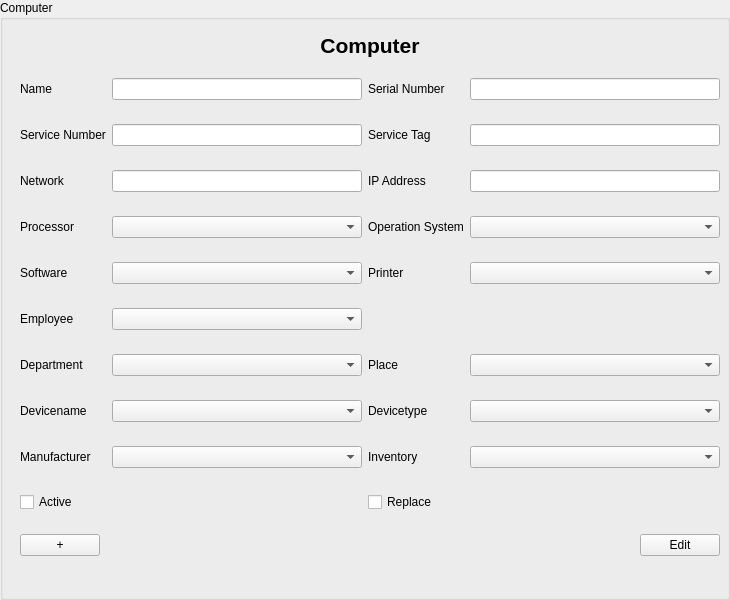
<?xml version="1.0" encoding="UTF-8"?>
<ui version="4.0">
 <class>ComputerInputArea</class>
 <widget class="QGroupBox" name="ComputerInputArea">
  <property name="geometry">
   <rect>
    <x>0</x>
    <y>0</y>
    <width>730</width>
    <height>600</height>
   </rect>
  </property>
  <property name="windowTitle">
   <string>GroupBox</string>
  </property>
  <property name="accessibleName">
   <string>ComputerInputDialog</string>
  </property>
  <property name="title">
   <string>Computer</string>
  </property>
  <widget class="QWidget" name="formLayoutWidget" native="true">
   <property name="geometry">
    <rect>
     <x>10</x>
     <y>30</y>
     <width>730</width>
     <height>600</height>
    </rect>
   </property>
   <widget class="QWidget" name="gridLayoutWidget">
    <property name="geometry">
     <rect>
      <x>10</x>
      <y>0</y>
      <width>700</width>
      <height>30</height>
     </rect>
    </property>
       <layout class="QVBoxLayout" name="verticalLayout">
     <item>
      <widget class="QLabel" name="label_Header">
       <property name="font">
        <font>
         <pointsize>16</pointsize>
         <weight>75</weight>
         <bold>true</bold>
        </font>
       </property>
       <property name="text">
        <string>Computer</string>
       </property>
       <property name="alignment">
        <set>Qt::AlignCenter</set>
       </property>
      </widget>
     </item>
    </layout>
   </widget>
   <widget class="QWidget" name="verticalLayoutWidget_Buttons">
    <property name="geometry">
     <rect>
      <x>10</x>
      <y>500</y>
      <width>700</width>
      <height>30</height>
     </rect>
    </property>
    <layout class="QHBoxLayout" name="horizontalLayout">
     <item>
      <widget class="QPushButton" name="pushButton_Add">
       <property name="text">
        <string>+</string>
       </property>
      </widget>
     </item>
     <item>
      <spacer name="horizontalSpacer">
       <property name="orientation">
        <enum>Qt::Horizontal</enum>
       </property>
       <property name="sizeHint" stdset="0">
        <size>
         <width>40</width>
         <height>20</height>
        </size>
       </property>
      </spacer>
     </item>
     <item>
      <widget class="QPushButton" name="pushButton_EditFinish">
       <property name="text">
        <string>Edit</string>
       </property>
      </widget>
     </item>
    </layout>
   </widget>
   <widget class="QWidget" name="gridLayoutWidget">
    <property name="geometry">
     <rect>
      <x>10</x>
      <y>30</y>
      <width>700</width>
      <height>470</height>
     </rect>
    </property>
    <layout class="QGridLayout" name="gridLayout">
     <item row="1" column="0">
      <widget class="QLabel" name="label_ServiceNumber">
       <property name="text">
        <string>Service Number</string>
       </property>
       <property name="buddy">
        <cstring>lineEdit_ServiceNumber</cstring>
       </property>
      </widget>
     </item>
     <item row="9" column="0">
      <widget class="QCheckBox" name="checkBox_Active">
       <property name="text">
        <string>Active</string>
       </property>
      </widget>
     </item>
     <item row="9" column="3">
      <widget class="QCheckBox" name="checkBox_Replace">
       <property name="text">
        <string>Replace</string>
       </property>
      </widget>
     </item>
     <item row="3" column="3">
      <widget class="QLabel" name="label_OperationSystem">
       <property name="text">
        <string>Operation System</string>
       </property>
       <property name="buddy">
        <cstring>comboBox_OperationSystem</cstring>
       </property>
      </widget>
     </item>
     <item row="3" column="4">
      <widget class="QComboBox" name="comboBox_OperationSystem"/>
     </item>
     <item row="6" column="3">
      <widget class="QLabel" name="label_Place">
       <property name="text">
        <string>Place</string>
       </property>
       <property name="buddy">
        <cstring>comboBox_Place</cstring>
       </property>
      </widget>
     </item>
     <item row="5" column="0">
      <widget class="QLabel" name="label_Employee">
       <property name="text">
        <string>Employee</string>
       </property>
       <property name="buddy">
        <cstring>comboBox_Employee</cstring>
       </property>
      </widget>
     </item>
     <item row="8" column="4">
      <widget class="QComboBox" name="comboBox_Inventory"/>
     </item>
     <item row="3" column="2">
      <widget class="QComboBox" name="comboBox_Processor"/>
     </item>
     <item row="3" column="0">
      <widget class="QLabel" name="label_Processor">
       <property name="text">
        <string>Processor</string>
       </property>
       <property name="buddy">
        <cstring>comboBox_Processor</cstring>
       </property>
      </widget>
     </item>
     <item row="8" column="3">
      <widget class="QLabel" name="label_Inventory">
       <property name="text">
        <string>Inventory</string>
       </property>
       <property name="buddy">
        <cstring>comboBox_Inventory</cstring>
       </property>
      </widget>
     </item>
     <item row="6" column="2">
      <widget class="QComboBox" name="comboBox_Department"/>
     </item>
     <item row="8" column="0">
      <widget class="QLabel" name="label_Manufacturer">
       <property name="text">
        <string>Manufacturer</string>
       </property>
       <property name="buddy">
        <cstring>comboBox_Manufacturer</cstring>
       </property>
      </widget>
     </item>
     <item row="7" column="4">
      <widget class="QComboBox" name="comboBox_DeviceType"/>
     </item>
     <item row="7" column="2">
      <widget class="QComboBox" name="comboBox_DeviceName"/>
     </item>
     <item row="6" column="4">
      <widget class="QComboBox" name="comboBox_Place"/>
     </item>
     <item row="5" column="2">
      <widget class="QComboBox" name="comboBox_Employee"/>
     </item>
     <item row="0" column="0">
      <widget class="QLabel" name="label_Name">
       <property name="text">
        <string>Name</string>
       </property>
       <property name="buddy">
        <cstring>lineEdit_ComputerName</cstring>
       </property>
      </widget>
     </item>
     <item row="2" column="4">
      <widget class="QLineEdit" name="lineEdit_IPAddress"/>
     </item>
     <item row="8" column="2">
      <widget class="QComboBox" name="comboBox_Manufacturer"/>
     </item>
     <item row="2" column="3">
      <widget class="QLabel" name="label_IPAddress">
       <property name="text">
        <string>IP Address</string>
       </property>
       <property name="buddy">
        <cstring>lineEdit_IPAddress</cstring>
       </property>
      </widget>
     </item>
     <item row="0" column="3">
      <widget class="QLabel" name="label_SerialNumber">
       <property name="text">
        <string>Serial Number</string>
       </property>
       <property name="buddy">
        <cstring>lineEdit_SerialNumber</cstring>
       </property>
      </widget>
     </item>
     <item row="2" column="0">
      <widget class="QLabel" name="label_Network">
       <property name="text">
        <string>Network</string>
       </property>
       <property name="buddy">
        <cstring>lineEdit_Network</cstring>
       </property>
      </widget>
     </item>
     <item row="7" column="0">
      <widget class="QLabel" name="label_Devicename">
       <property name="text">
        <string>Devicename</string>
       </property>
       <property name="buddy">
        <cstring>comboBox_DeviceName</cstring>
       </property>
      </widget>
     </item>
     <item row="7" column="3">
      <widget class="QLabel" name="label_DeviceType">
       <property name="text">
        <string>Devicetype</string>
       </property>
       <property name="buddy">
        <cstring>comboBox_DeviceType</cstring>
       </property>
      </widget>
     </item>
     <item row="2" column="2">
      <widget class="QLineEdit" name="lineEdit_Network"/>
     </item>
     <item row="6" column="0">
      <widget class="QLabel" name="label_Department">
       <property name="text">
        <string>Department</string>
       </property>
       <property name="buddy">
        <cstring>comboBox_Department</cstring>
       </property>
      </widget>
     </item>
     <item row="1" column="2">
      <widget class="QLineEdit" name="lineEdit_ServiceNumber"/>
     </item>
     <item row="1" column="3">
      <widget class="QLabel" name="label_ServiceTag">
       <property name="text">
        <string>Service Tag</string>
       </property>
       <property name="buddy">
        <cstring>lineEdit_ServiceTag</cstring>
       </property>
      </widget>
     </item>
     <item row="1" column="4">
      <widget class="QLineEdit" name="lineEdit_ServiceTag"/>
     </item>
     <item row="0" column="4">
      <widget class="QLineEdit" name="lineEdit_SerialNumber"/>
     </item>
     <item row="0" column="2">
      <widget class="QLineEdit" name="lineEdit_ComputerName"/>
     </item>
     <item row="4" column="0">
      <widget class="QLabel" name="label_Software">
       <property name="text">
        <string>Software</string>
       </property>
       <property name="buddy">
        <cstring>comboBox_Software</cstring>
       </property>
      </widget>
     </item>
     <item row="4" column="2">
      <widget class="QComboBox" name="comboBox_Software"/>
     </item>
     <item row="4" column="3">
      <widget class="QLabel" name="label_Printer">
       <property name="text">
        <string>Printer</string>
       </property>
       <property name="buddy">
        <cstring>comboBox_Printer</cstring>
       </property>
      </widget>
     </item>
     <item row="4" column="4">
      <widget class="QComboBox" name="comboBox_Printer"/>
     </item>
    </layout>
   </widget>
  </widget>
 </widget>
 <tabstops>
  <tabstop>lineEdit_ComputerName</tabstop>
  <tabstop>lineEdit_SerialNumber</tabstop>
  <tabstop>lineEdit_ServiceNumber</tabstop>
  <tabstop>lineEdit_ServiceTag</tabstop>
  <tabstop>lineEdit_Network</tabstop>
  <tabstop>lineEdit_IPAddress</tabstop>
  <tabstop>comboBox_Processor</tabstop>
  <tabstop>comboBox_OperationSystem</tabstop>
  <tabstop>comboBox_Software</tabstop>
  <tabstop>comboBox_Printer</tabstop>
  <tabstop>comboBox_Employee</tabstop>
  <tabstop>comboBox_Department</tabstop>
  <tabstop>comboBox_Place</tabstop>
  <tabstop>comboBox_DeviceName</tabstop>
  <tabstop>comboBox_DeviceType</tabstop>
  <tabstop>comboBox_Manufacturer</tabstop>
  <tabstop>comboBox_Inventory</tabstop>
  <tabstop>checkBox_Active</tabstop>
  <tabstop>checkBox_Replace</tabstop>
  <tabstop>pushButton_Add</tabstop>
  <tabstop>pushButton_EditFinish</tabstop>
 </tabstops>
 <resources/>
 <connections/>
 <slots>
  <slot>slot1()</slot>
  <slot>onDestroyed()</slot>
 </slots>
</ui>
